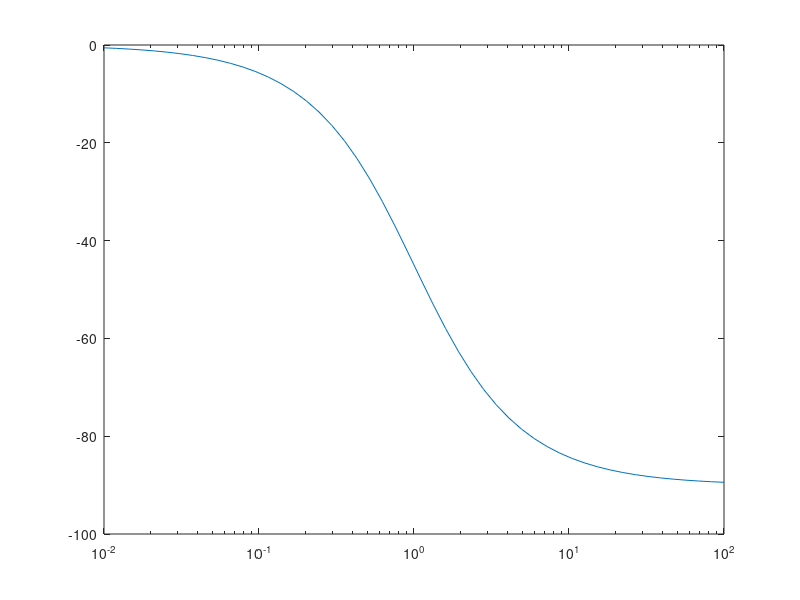

Reproduce this figure in MATLAB.
k = 1;      % form numerator
numH = 1;
denH = [1 k];
sysH = tf(numH,denH);
w = logspace(-2,2);
[mag, phase] = bode(sysH,w);
loglog(w,squeeze(mag));
semilogx(w,squeeze(phase));